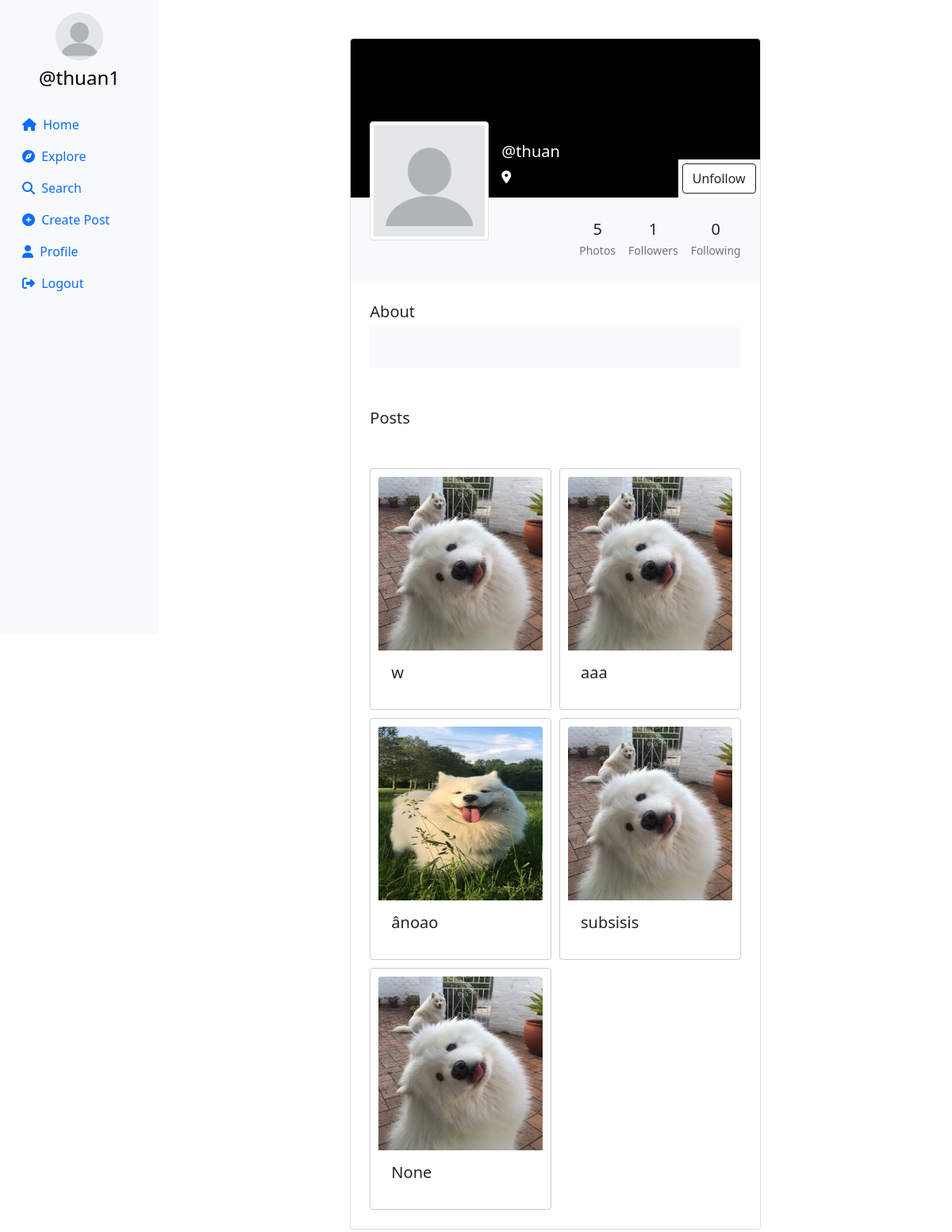
Page /profile/thuan (signed in) on the committed database.
### userauth/models.py (models this page shows, shortened)
class Profile(models.Model):
    user = models.ForeignKey(User, on_delete=models.CASCADE)
    id_user = models.IntegerField(primary_key=True, default=0)
    bio = models.TextField(blank=True, default='')
    profileimg = models.ImageField(upload_to='profile_images', default='blank-profile-picture.png')
    location = models.CharField(max_length=100, blank=True, default='')

class Post(models.Model):
    id = models.UUIDField(primary_key=True, default=uuid.uuid4)
    user = models.CharField(max_length=100)
    title = models.TextField(null=True, blank=True)
    image = models.ImageField(upload_to='post_images')
    caption = models.TextField()
    subject = models.CharField(max_length=50, default="Math")
    created_at = models.DateTimeField(default=datetime.now)
    no_of_likes = models.IntegerField(default=0)

### userauth/views.py (the view, shortened to what this page needs)
# urls.py: path('profile/<str:id_user>', views.profile),
@login_required(login_url='/loginn')
def profile(request,id_user):
    user_object = User.objects.get(username=id_user)
    print(user_object)
    profile = Profile.objects.get(user=request.user)
    user_profile = Profile.objects.get(user=user_object)
    user_posts = Post.objects.filter(user=id_user).order_by('-created_at')
    user_post_length = len(user_posts)
    follower = request.user.username
    user = id_user
    if Followers.objects.filter(follower=follower, user=user).first():
        follow_unfollow = 'Unfollow'
    else:
        follow_unfollow = 'Follow'
    user_followers = len(Followers.objects.filter(user=id_user))
    user_following = len(Followers.objects.filter(follower=id_user))
    context = {
        'user_object': user_object,
        'user_profile': user_profile,
        'user_posts': user_posts,
        'user_post_length': user_post_length,
        'profile': profile,
        'follow_unfollow':follow_unfollow,
        'user_followers': user_followers,
        'user_following': user_following,
    }
    return render(request, 'profile.html', context)

### templates/profile.html (shortened to what this page needs)
{% load static %}
<!DOCTYPE html>
<html lang="en">
<head>
    <link rel="stylesheet" href="https://maxcdn.bootstrapcdn.com/bootstrap/4.5.2/css/bootstrap.min.css">
    <link href="https://cdn.jsdelivr.net/npm/bootstrap@5.0.2/dist/css/bootstrap.min.css" rel="stylesheet"
>
    <link rel="stylesheet" href="{% static 'css/app.css' %}">
</head>
<body>
    {% load static %}
    <div class="container-fluid">
        <div class="row">
            <nav class="col-md-2 d-none d-md-block sidebar" style="position: fixed;">
                <div class="text-center mt-3">
                    <img src="{{profile.profileimg.url}}" alt="Profile Picture" class="profile-pic">
                    <h4 class="mt-2"><a href="/profile/{{user}}" style="text-decoration:none;">@{{user}}</a></h4>
                </div>
                <ul class="nav flex-column mt-4">
                    <li class="nav-item">
                        <a class="nav-link active" href="/">
                            <i class="fa-solid fa-house mr-1"></i> Home
                        </a>
                    </li>
                    <li class="nav-item">
                        <a class="nav-link" href="/explore">
                            <i class="fa-solid fa-compass mr-1"></i> Explore
                        </a>
                    </li>
                    <li class="nav-item">
                        <a class="nav-link" href="#" data-bs-toggle="modal" data-bs-target="#exampleModal3">
                            <i class="fa-solid fa-magnifying-glass mr-1"></i> Search
                        </a>
                    </li>
                    <li class="nav-item">
                        <a class="nav-link" href="#" data-bs-toggle="modal" data-bs-target="#exampleModal2"
                            data-bs-whatever="@getbootstrap">
                            <i class="fa-solid fa-circle-plus mr-1"></i> Create Post
                        </a>
                    </li>
                    <li class="nav-item">
                        <a class="nav-link" href="/profile/{{user}}">
                            <i class="fa-solid fa-user mr-1"></i> Profile
                        </a>
                    </li>
                    <li class="nav-item">
                        <a class="nav-link" href="/logoutt">
                            <i class="fa-solid fa-right-from-bracket mr-1"></i> Logout
                        </a>
                    </li>
                </ul>
            </nav>
            {% load static %}
            <main role="main" class="col-md-9 ml-sm-auto col-lg-10 px-md-4">
                <section class="gradient-custom-2">
                    <div class="container py-5">
                        <div class="row d-flex justify-content-center align-items-center h-100">
                            <div class="col col-lg-9 col-xl-7">
                                <div class="card">
                                    <div class="rounded-top text-white d-flex flex-row"
                                        style="background:black; height:200px;">
                                        <div class="ms-4  d-flex flex-column" style="width: 150px; margin-top:5rem;">
                                            <img src="{{user_profile.profileimg.url}}" alt="Generic placeholder image"
                                                class="img-fluid img-thumbnail mt-4 mb-2"
                                                style="width: 150px; z-index: 1">
                                        </div>
                                        <div class="ms-3" style="margin-top: 130px;">
                                            <h5>@{{user_profile.user}}</h5>
                                            <p><i class="fa-solid fa-location-dot"></i> {{user_profile.location}}</p>
                                        </div>
                                        <div style="margin-inline-start: auto; margin-top: auto;background:white;">
                                        <form action="/follow" method="POST">
                                            {% csrf_token %}  {% if user != user_profile.user %}
                                            <button type="submit" class="btn btn-outline-dark"
                                                data-mdb-ripple-color="dark" style="z-index: 1; margin: 5px;"
                                                data-bs-toggle="modal" data-bs-target="#exampleModal1"
                                                data-bs-whatever="@getbootstrap">
                                                {{follow_unfollow}}
                                            </button>
                                            {% endif %}
</form>
                                        </div>
                                    </div>
                                    <div class="p-4 text-black" style="background-color: #f8f9fa;">
                                        <div class="d-flex justify-content-end text-center py-1">
                                            <div>
                                                <p class="mb-1 h5">{{user_post_length}}</p>
                                                <p class="small text-muted mb-0">Photos</p>
                                            </div>
                                            <div class="px-3">
                                                <p class="mb-1 h5">{{user_followers}}</p>
                                                <p class="small text-muted mb-0">Followers</p>
                                            </div>
                                            <div>
                                                <p class="mb-1 h5">{{user_following}}</p>
                                                <p class="small text-muted mb-0">Following</p>
                                            </div>
                                        </div>
                                    </div>
                                    <div class="card-body p-4 text-black">
                                        <div class="mb-5">
                                            <p class="lead fw-normal mb-1">About</p>
                                            <div class="p-4" style="background-color: #f8f9fa;">
                                            </div>
                                        </div>
                                        <div class="mb-5">
                                            <p class="lead fw-normal mb-1">Posts</p>
                                        </div>
                                        <div class="image-grid">
                                            {% for pos in user_posts %}
                                            <div class="card image-item">
                                                <img src="{{pos.image.url}}" class="card-img-top" alt="..."
                                                    style="width: 219px;height: 219px;">
                                                <div class="card-body">
                                                    <h5 class="card-title">{{pos.title}}</h5>
                                                </div>
                                            </div>
                                            {% endfor %}
                                        </div>
                                    </div>
                                </div>
                            </div>
                        </div>
                    </div>
                </section>
            </main>
        </div>
    </div>
</body>
</html>

### templates/profile.html (style rules this page uses)
.sidebar { background-color: #f8f9fa; height: 100vh; color: black; }
.profile-pic { width: 60px; height: 60px; border-radius: 50%; object-fit: cover; }
a { color: black; }
.image-grid { display: grid; grid-template-columns: repeat(auto-fill, minmax(200px, 1fr)); gap: 10px; }
.image-item { border: 1px solid #ccc; padding: 10px; }
.image-item img { max-width: 100%; height: auto; }

### rows in the picture
Profile: profileimg (placeholder picture)
Profile: profileimg (placeholder picture), user "thuan"
Post: image (picture), title "w"
Post: image (picture), title "aaa"
Post: image (placeholder picture), title "ânoao"
Post: image (picture), title "subsisis"
Post: image (picture), title "None"

### other values in the picture
{{ user }} "thuan1"
{{ follow_unfollow }} "Unfollow"
{{ user_post_length }} "5"
{{ user_followers }} "1"
{{ user_following }} "0"
